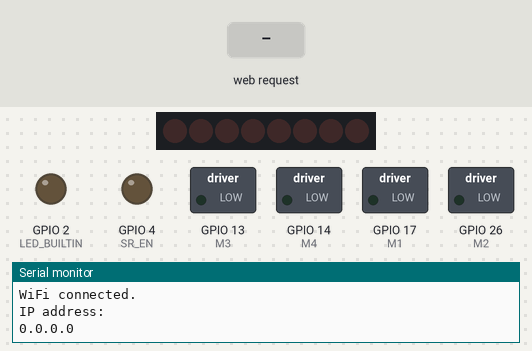
Bench run of a sketch on a simulated ESP32. Parts: 8 shift-register outputs drawn as a row of LEDs (first output left, lit = HIGH), switched loads named in the sketch (green lamp = pin HIGH), output pins drawn as LEDs (lit = HIGH), the last lines printed to the serial monitor. Wiring (inferred from the names in the program): shift register (74HC595): data GPIO 23; shift clock GPIO 25; latch GPIO 16. Wiring (inferred from the signals the program sends): row of LEDs: on Q0, Q1, Q2, Q3, Q4, Q5, Q6, Q7. The inputs (shaded band) are chosen by the test bench. WiFi joins after 1.5 s; servers stay silent unless stated; pins used as bus, display or sensor lines are not drawn.

Above: at 1.2 s.
1.3 s: HTTP request GET /MoveLeftOn received
At 2.1 s:
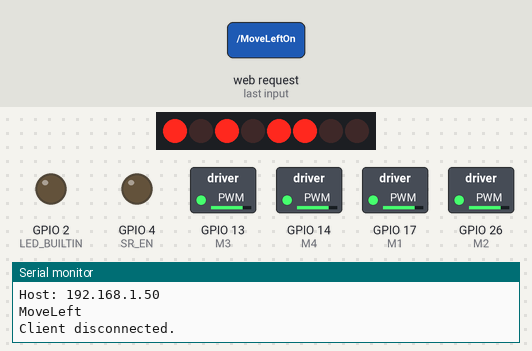
2.8 s: HTTP request GET /MoveRightOn received
At 3.3 s:
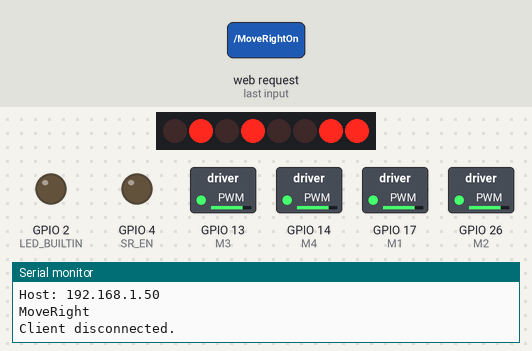
4.3 s: HTTP request GET /MoveForwardOn received
At 5.6 s:
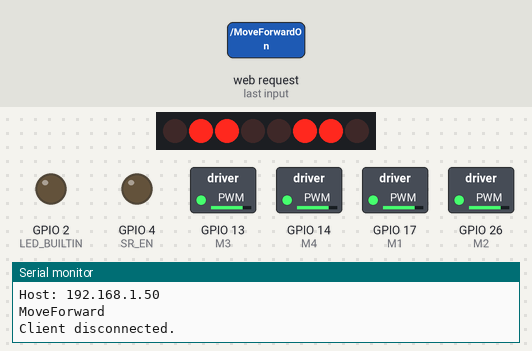
Timing chart, 0 to 7.3 s (numbered marks = the images above; inputs shaded):
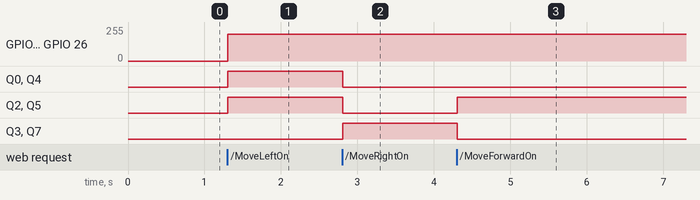

The sketch:

SampleCode.ino
```cpp
// by Dakota Winslow and Justin Nascimento
// For RASTICxHachHardware Spring 2025

/*
This example firmware is to give you a starting point for your robot.
It allows control via a simple web server. You should expand on this code
to improve the functionality of your robot, or simply ignore this and
write your own code from scratch.

The pin definitions below are for the QA009 ESP32 Max V1.0. This board
conveniently has a pin layout that matches the Arduino Uno, allowwing the
use of the L293D Motor Driver Shield.

***IMPORTANT NOTE***: The ESP32 has a few pins that must not be forced
low/high during boot. Unfortunately, pin 12 is one of those pins, and it is
mapped to pin 7 on the L293D Motor Driver Shield. Pin 7 is the enable pin of
the shift register on the shield, which is held high (off) by default. To
avoid boot issues, you must remove pin 7 from the shield and connect the the
pad to another unused pin. In this code, we use pin 4 as the new enable pin.
*/

// Load Wi-Fi library
#include <WiFi.h>
// Load SR library
// https://github.com/Simsso/ShiftRegister74HC595
#include <ShiftRegister74HC595.h>

// Replace with your network credentials
const char* ssid = "hackhardware_leo";
const char* password = "spring25";

// Set web server port number to 80
WiFiServer server(80);

// Variable to store the HTTP request
String header;

// Pin Definitions
#define LED_BUILTIN 2

#define M1 17 //M1 PWM pin, Driver Board pin 11
#define M2 26 //M2 PWM pin, Driver Board pin 3
#define M3 13 //M3 PWM pin, Driver Board pin 6
#define M4 14 //M4 PWM pin, Driver Board pin 5

#define M1_REV false // set to true to reverse M1 direction
#define M2_REV true // set to true to reverse M2 direction
#define M3_REV false // set to true to reverse M3 direction
#define M4_REV false // set to true to reverse M4 direction

#define S1 19 //S1 PWM pin, Driver Board pin 9
#define S2 18 //S2 PWM pin, Driver Board pin 10

#define SR_DATA 23 // Serial Register data pin, Driver Board pin 8
#define SR_CLK 25 // Serial Register clock pin, Driver Board pin 4
#define SR_LTCH 16 // Serial Register Latch Pin, Driver Board pin 12
#define SR_EN 4 // Serial Register Enable, Driver Board pin 7
// ^ the SR_EN pin is moved from pin 12 to pin 4 to avoid ESP32 boot issues

#define OFF 0b00
#define FWD 0b01
#define REV 0b10

#define MOVESPEED 200 // default speed for movements

ShiftRegister74HC595<1> SR(SR_DATA, SR_CLK, SR_LTCH); // Initialize Serial Register on Driver Board (Data, Clock, Latch)

uint8_t motor_state = 0x00; // bitstring that defines the behavior of each motor driver via the Serial Register

void setM1(uint8_t speed, uint8_t dir)
// sets the speed and direction of a motor, given by the pin number of that motor.
{
  if (M1_REV) dir = ~dir; // Swaps FWD and REV if motor turns the wrong way
  // Clear bits 2 and 3 in SR_state
  motor_state &= ~(0b00001100); // Mask to clear bits 2 and 3
  // Set bits 2 and 3 with the value of dir
  motor_state |= (dir << 2);    // Shift dir to align with bits 2 and 3, then OR
  // create temporary const for the SR
  const uint8_t tmp = (motor_state);
  // Update the SR
  SR.setAll(&tmp);
  // set the speed
  analogWrite(M1, speed);
}

void setM2(uint8_t speed, uint8_t dir)
// sets the speed and direction of a motor, given by the pin number of that motor.
{
  if (M2_REV) dir = ~dir; // Swaps FWD and REV if motor turns the wrong way
  // Clear bits 1 and 4 in SR_state
  motor_state &= ~(0b00010010);
  // Set bit 1
  motor_state |= (dir & 0b10);
  // Set bit 4
  motor_state |= (dir & 0b01) << 4; // Shift left 4
  // create temporary const for the SR
  const uint8_t tmp = (motor_state);
  // Update the SR
  SR.setAll(&tmp);
  // set the speed
  analogWrite(M2, speed);
}

void setM3(uint8_t speed, uint8_t dir)
// sets the speed and direction of a motor, given by the pin number of that motor.
{
  if (M3_REV) dir = ~dir; // Swaps FWD and REV if motor turns the wrong way
  // Clear bits 7 and 5 in SR_state
  motor_state &= ~(0b10100000);
  // Set bit 5
  motor_state |= (dir & 0b10) << 4;
  // Set bit 7
  motor_state |= (dir & 0b01) << 7;
  // create temporary const for the SR
  const uint8_t tmp = (motor_state);
  // Update the SR
  SR.setAll(&tmp);
  // set the speed
  analogWrite(M3, speed);
}
void setM4(uint8_t speed, uint8_t dir)
// sets the speed and direction of a motor, given by the pin number of that motor.
{
  if (M4_REV) dir = ~dir; // Swaps FWD and REV if motor turns the wrong way
  // Clear bits 0 and 6 in SR_state
  motor_state &= ~(0b01000001);
  // Set bit 6
  motor_state |= (dir & 0b10) << 5;
  // Set bit 0
  motor_state |= (dir & 0b01);
  // create temporary const for the SR
  const uint8_t tmp = (motor_state);
  // Update the SR
  SR.setAll(&tmp);
  // set the speed
  analogWrite(M4, speed);
}

// Variables to store the current output state
bool isMoveLeftOn = 0;
bool isMoveRightOn = 0;
bool isMoveForwardOn = 0;
bool isMoveBackwardOn = 0;
bool isRotateLeftOn = 0;
bool isRotateRightOn = 0;


// Motion Functions
void MoveLeft(){
  setM1(MOVESPEED, FWD);
  setM2(MOVESPEED, REV);
  setM3(MOVESPEED, REV);
  setM4(MOVESPEED, FWD);
  return;
}
void MoveRight(){
  setM1(MOVESPEED, REV);
  setM2(MOVESPEED, FWD);
  setM3(MOVESPEED, FWD);
  setM4(MOVESPEED, REV);
  return;
}
void MoveForward(){
  setM1(MOVESPEED, FWD);
  setM2(MOVESPEED, FWD);
  setM3(MOVESPEED, REV);
  setM4(MOVESPEED, REV);
  return;
}
void MoveBackward(){
  setM1(MOVESPEED, REV);
  setM2(MOVESPEED, REV);
  setM3(MOVESPEED, FWD);
  setM4(MOVESPEED, FWD);
  return;
}
void RotateLeft(){
  setM1(MOVESPEED, FWD);
  setM2(MOVESPEED, REV);
  setM3(MOVESPEED, FWD);
  setM4(MOVESPEED, REV);
  return;
}
void RotateRight(){
  setM1(MOVESPEED, REV);
  setM2(MOVESPEED, FWD);
  setM3(MOVESPEED, REV);
  setM4(MOVESPEED, FWD);
  return;
}
void Stationary(){
  setM1(0, OFF);
  setM2(0, OFF);
  setM3(0, OFF);
  setM4(0, OFF);
  return;
}

// Current time
unsigned long currentTime = millis();
// Previous time
unsigned long previousTime = 0;
// Define timeout time in milliseconds (example: 2000ms = 2s)
const long timeoutTime = 2000;

void setup() {
  Serial.begin(115200);
  // Sends a Hello World Debug message
  Serial.println("Starting RASTICxHackH Spring 2025 Controller...");

  // initialize digital pin LED_BUILTIN as an output.
  pinMode(LED_BUILTIN, OUTPUT);
  pinMode(M1, OUTPUT);
  pinMode(M2, OUTPUT);
  pinMode(M3, OUTPUT);
  pinMode(M4, OUTPUT);
  pinMode(S1, OUTPUT);
  pinMode(S2, OUTPUT);
  pinMode(SR_DATA, OUTPUT);
  pinMode(SR_CLK, OUTPUT);
  pinMode(SR_LTCH, OUTPUT);
  pinMode(SR_EN, OUTPUT);

  const uint8_t tmp = 0;
  SR.setAll(&tmp); // Set all output pin of shift register to 0.

  digitalWrite(SR_EN, LOW); // Activate the Serial register (Active Low)

  // Connect to Wi-Fi network with SSID and password
  Serial.print("Connecting to ");
  Serial.println(ssid);
  //WiFi.begin(ssid, password);
  /**/
  WiFi.softAP("hackhardware_leo", "spring25"); // Set SSID and Password for AP mode
  Serial.println("Access Point Started");
  Serial.println("IP Address: ");
  Serial.println(WiFi.softAPIP());  // Display the IP address of the AP

  // int ii = 0;
  // while (WiFi.status() != WL_CONNECTED) {
  //   delay(500);
  //   Serial.print("--AWAITING CONNECTION [%d]--\n", ii++);
  // }

  // Print local IP address and start web server
  Serial.println("");
  Serial.println("WiFi connected.");
  Serial.println("IP address: ");
  Serial.println(WiFi.localIP());
  server.begin();
}

void loop(){
  WiFiClient client = server.available();   // Listen for incoming clients

  if (client) {                             // If a new client connects,
    currentTime = millis();
    previousTime = currentTime;
    Serial.println("New Client.");          // print a message out in the serial port
    String currentLine = "";                // make a String to hold incoming data from the client
    while (client.connected() && currentTime - previousTime <= timeoutTime) {  // loop while the client's connected
      currentTime = millis();
      if (client.available()) {             // if there's bytes to read from the client,
        char c = client.read();             // read a byte, then
        Serial.write(c);                    // print it out the serial monitor
        header += c;
        if (c == '\n') {                    // if the byte is a newline character
          // if the current line is blank, you got two newline characters in a row.
          // that's the end of the client HTTP request, so send a response:
          if (currentLine.length() == 0) {
            // HTTP headers always start with a response code (e.g. HTTP/1.1 200 OK)
            // and a content-type so the client knows what's coming, then a blank line:
            client.println("HTTP/1.1 200 OK");
            client.println("Content-type:text/html");
            client.println("Connection: close");
            client.println();
// Move Left
            // turns the GPIOs on and off
            if (header.indexOf("GET /MoveLeftOn") >= 0) {
              // Prints that we're moving left
              Serial.println("MoveLeft");

              // Sets flags that we're moving left
              isMoveLeftOn = 1;
              isMoveRightOn = 0;
              isMoveForwardOn = 0;
              isMoveBackwardOn = 0;
              isRotateLeftOn = 0;
              isRotateRightOn = 0;

              // Turns on pins to move left
              MoveLeft();
// Move Right
            } else if (header.indexOf("GET /MoveRightOn") >= 0) {
              // Prints that we're moving right
              Serial.println("MoveRight");

              // Sets flags that we're moving right
              isMoveLeftOn = 0;
              isMoveRightOn = 1;
              isMoveForwardOn = 0;
              isMoveBackwardOn = 0;
              isRotateLeftOn = 0;
              isRotateRightOn = 0;

              // Turns on pins to move right
              MoveRight();
// Move Forward
            } else if (header.indexOf("GET /MoveForwardOn") >= 0) {
              // Prints that we're moving forward
              Serial.println("MoveForward");

              // Sets flags that we're moving forward
              isMoveLeftOn = 0;
              isMoveRightOn = 0;
              isMoveForwardOn = 1;
              isMoveBackwardOn = 0;
              isRotateLeftOn = 0;
              isRotateRightOn = 0;

              // Turns on pins to move forward
              MoveForward();
// Move Backward
            } else if (header.indexOf("GET /MoveBackwardOn") >= 0) {
              // Prints that we're moving backward
              Serial.println("MoveBackward");

              // Sets flags that we're moving backward
              isMoveLeftOn = 0;
              isMoveRightOn = 0;
              isMoveForwardOn = 0;
              isMoveBackwardOn = 1;
              isRotateLeftOn = 0;
              isRotateRightOn = 0;

              // Turns on pins to move backward
              MoveBackward();
// Rotate Left
            } else if (header.indexOf("GET /RotateLeftOn") >= 0) {
              // Prints that we're rotating left
              Serial.println("RotateLeft");

              // Sets flags that we're rotating left
              isMoveLeftOn = 0;
              isMoveRightOn = 0;
              isMoveForwardOn = 0;
              isMoveBackwardOn = 0;
              isRotateLeftOn = 1;
              isRotateRightOn = 0;

              // Turns on pins to rotate left
              RotateLeft();
// Rotate Right
            } else if (header.indexOf("GET /RotateRightOn") >= 0) {
              // Prints that we're rotating right
              Serial.println("RotateRight");

              // Sets flags that we're rotating right
              isMoveLeftOn = 0;
              isMoveRightOn = 0;
              isMoveForwardOn = 0;
              isMoveBackwardOn = 0;
              isRotateLeftOn = 0;
              isRotateRightOn = 1;

              // Turns on pins to rotate right
              RotateRight();
// Stationary
            } else{
              // Prints that the robot is stationary
              Serial.println("Stationary");

              // Set all other motion flags to 0
              isMoveLeftOn = 0;
              isMoveRightOn = 0;
              isMoveForwardOn = 0;
              isMoveBackwardOn = 0;
              isRotateLeftOn = 0;
              isRotateRightOn = 0;

              // Turns off all pins
              Stationary();

            }

            // Display the HTML web page
            client.println("<!DOCTYPE html><html>");
            client.println("<head><meta name=\"viewport\" content=\"width=device-width, initial-scale=1\">");
            client.println("<link rel=\"icon\" href=\"data:,\">");
            // CSS to style the on/off buttons
            // Feel free to change the background-color and font-size attributes to fit your preferences
            client.println("<style>html { font-family: Helvetica; display: inline-block; margin: 0px auto; text-align: center;}");
            client.println(".button { background-color: #4CAF50; border: none; color: white; padding: 16px 40px;");
            client.println("text-decoration: none; font-size: 30px; margin: 2px; cursor: pointer;}");
            client.println(".button2 {background-color: #555555;}</style></head>");

            // Web Page Heading
            client.println("<body><h1>ESP32 Web Server</h1>");


            // Changes UI based on which button is pressed.

            // Display Move Left Button
            client.println("Move Left");
            // If the MoveLeft is off, it displays the MoveLeft button
            if (!isMoveLeftOn) {
              client.println("<p><a href=\"/MoveLeftOn\"><button class=\"button\">MoveLeft</button></a></p>");
            } else {
              client.println("<p><a href=\"/Stationary\"><button class=\"button button2\">OFF</button></a></p>");
            }

            // Display Move Right Button
            client.println("Move Right");
            // If the MoveRight is off, it displays the MoveRight button
            if (!isMoveRightOn) {
              client.println("<p><a href=\"/MoveRightOn\"><button class=\"button\">MoveRight</button></a></p>");
            } else {
              client.println("<p><a href=\"/Stationary\"><button class=\"button button2\">OFF</button></a></p>");
            }

            // Display Move Forward Button
            client.println("Move Forward");
            // If the MoveForward is off, it displays the MoveForward button
            if (!isMoveForwardOn) {
              client.println("<p><a href=\"/MoveForwardOn\"><button class=\"button\">MoveForward</button></a></p>");
            } else {
              client.println("<p><a href=\"/Stationary\"><button class=\"button button2\">OFF</button></a></p>");
            }

            // Display Move Backward Button
            client.println("Move Backward");
            // If the MoveBackward is off, it displays the MoveBackward button
            if (!isMoveBackwardOn) {
              client.println("<p><a href=\"/MoveBackwardOn\"><button class=\"button\">MoveBackward</button></a></p>");
            } else {
              client.println("<p><a href=\"/Stationary\"><button class=\"button button2\">OFF</button></a></p>");
            }

            // Display Rotate Left Button
            client.println("Rotate Left");
            // If the RotateLeft is off, it displays the RotateLeft button
            if (!isRotateLeftOn) {
              client.println("<p><a href=\"/RotateLeftOn\"><button class=\"button\">RotateLeft</button></a></p>");
            } else {
              client.println("<p><a href=\"/Stationary\"><button class=\"button button2\">OFF</button></a></p>");
            }

            // Display Rotate Right Button
            client.println("Rotate Right");
            // If the RotateRight is off, it displays the RotateRight button
            if (!isRotateRightOn) {
              client.println("<p><a href=\"/RotateRightOn\"><button class=\"button\">RotateRight</button></a></p>");
            } else {
              client.println("<p><a href=\"/Stationary\"><button class=\"button button2\">OFF</button></a></p>");
            }


            client.println("</body></html>");

            // The HTTP response ends with another blank line
            client.println();
            // Break out of the while loop
            break;
          } else { // if you got a newline, then clear currentLine
            currentLine = "";
          }
        } else if (c != '\r') {  // if you got anything else but a carriage return character,
          currentLine += c;      // add it to the end of the currentLine
        }
      }
    }
    // Clear the header variable
    header = "";
    // Close the connection
    client.stop();
    Serial.println("Client disconnected.");
    Serial.println("");
  }
}

/*
Copyright 2025 Dakota Winslow and Justin Nascimento

Permission is hereby granted, free of charge, to any person obtaining a copy of this software and associated documentation files (the “Software”), to deal in the Software without restriction, including without limitation the rights to use, copy, modify, merge, publish, distribute, sublicense, and/or sell copies of the Software, and to permit persons to whom the Software is furnished to do so, subject to the following conditions:

The above copyright notice and this permission notice shall be included in all copies or substantial portions of the Software.

THE SOFTWARE IS PROVIDED “AS IS”, WITHOUT WARRANTY OF ANY KIND, EXPRESS OR IMPLIED, INCLUDING BUT NOT LIMITED TO THE WARRANTIES OF MERCHANTABILITY, FITNESS FOR A PARTICULAR PURPOSE AND NONINFRINGEMENT. IN NO EVENT SHALL THE AUTHORS OR COPYRIGHT HOLDERS BE LIABLE FOR ANY CLAIM, DAMAGES OR OTHER LIABILITY, WHETHER IN AN ACTION OF CONTRACT, TORT OR OTHERWISE, ARISING FROM, OUT OF OR IN CONNECTION WITH THE SOFTWARE OR THE USE OR OTHER DEALINGS IN THE SOFTWARE.

*/
```

Measured:
- after the input at 1.3 s, GPIO 13 (M3), GPIO 14 (M4), GPIO 17 (M1), GPIO 26 (M2): 0/255 → 200/255 at once; Q0, Q2, Q4, Q5: LOW → HIGH at once
- after the input at 2.8 s, Q0, Q2, Q4, Q5: HIGH → LOW at once; Q3, Q7: LOW → HIGH at once
- after the input at 4.3 s, Q2, Q5: LOW → HIGH at once; Q3, Q7: HIGH → LOW at once
